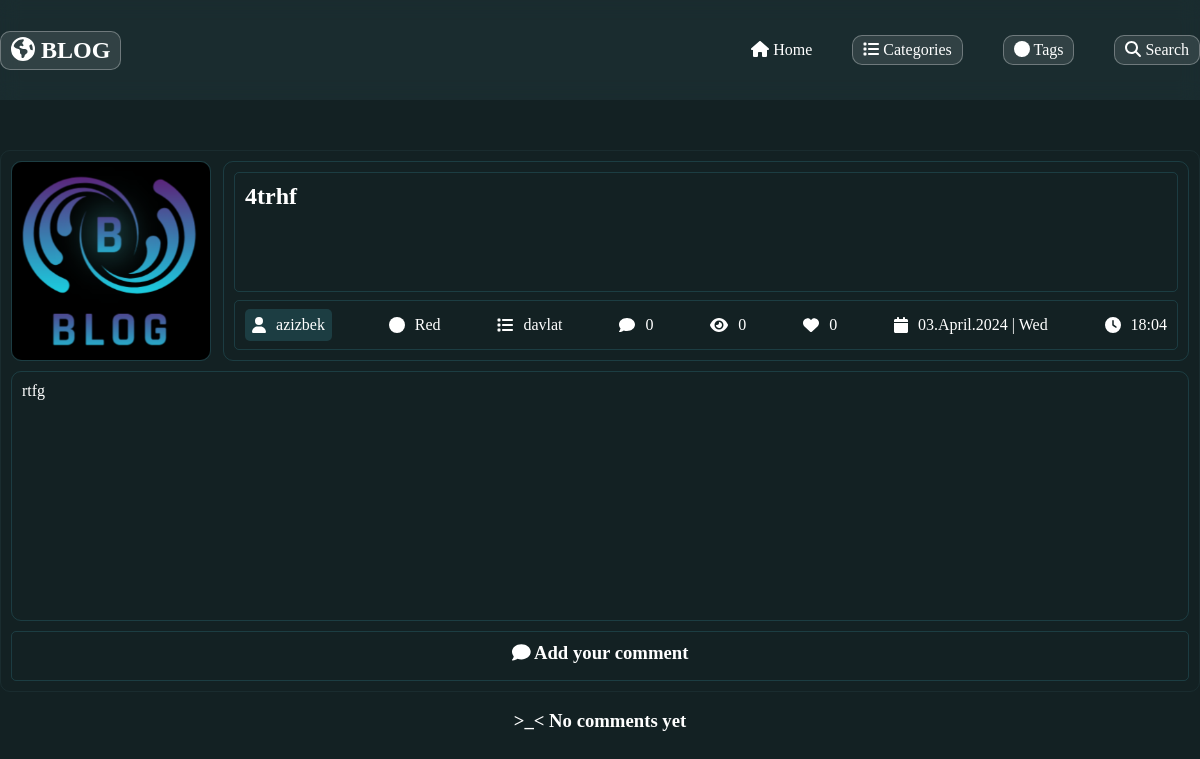
/details/28, run on an earlier commit of the app's database.
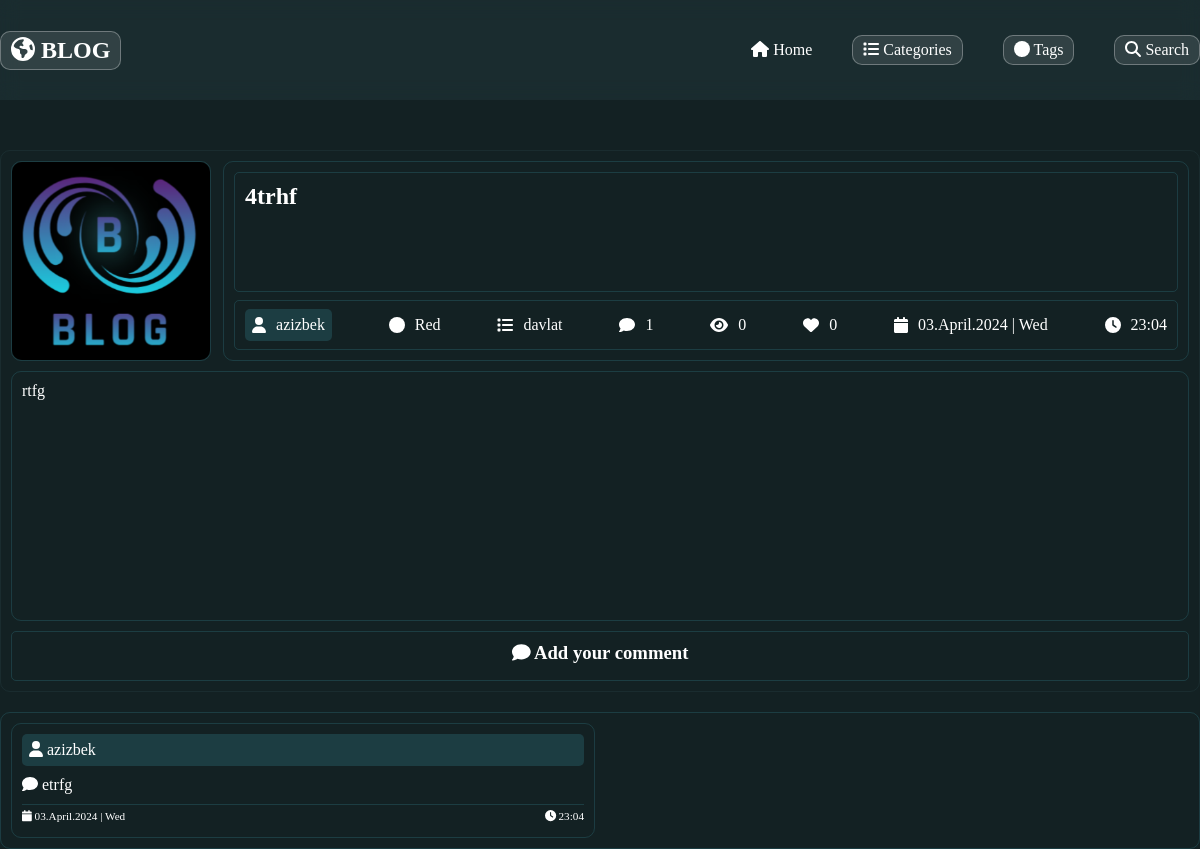
And on a later commit of the database.
### main_app/models.py (models this page shows, shortened)
class Article(models.Model):
    title = models.CharField(max_length=100)
    content = models.TextField()
    date = models.DateField(auto_now_add=True)
    author = models.ForeignKey('auth.User', on_delete=models.CASCADE)
    image   = models.ImageField(blank=True , upload_to="blog/")
    updated = models.DateTimeField(auto_now=True)
    likes = models.IntegerField(default=0)
    comments = models.IntegerField(default=0)
    views = models.IntegerField(default=0)
    category = models.ForeignKey(Categories, on_delete=models.CASCADE)
    tag = models.ForeignKey(Tags, on_delete=models.CASCADE)

class Tags(models.Model):
    name = models.CharField(max_length=100)
    def __str__(self):
        return str(self.name)

class Categories(models.Model):
    name = models.CharField(max_length=100)
    def __str__(self):
        return str(self.name)

class Comment(models.Model):
    comment = models.TextField()
    date = models.DateTimeField(auto_now_add=True)
    author = models.ForeignKey('auth.User', on_delete=models.CASCADE)
    article = models.ForeignKey(Article, on_delete=models.CASCADE)

### main_app/views.py (the view)
# urls.py: path("details/<id>", views.details, name="details"),
def details(request, id):
    article = Article.objects.get(id=id)
    comments = Comment.objects.filter(article=article)
    data = {"article": article,
            "comments": comments}
    return render(request, "detail.html", context=data)

### templates/detail.html (shortened to what this page needs)
{% extends "wrapper.html" %}
{% block context_index %}
<div class="container">
    <div class="main_article_wrapper">
        <div class="image_title_wrapper">
            <div class="detail_article_image">
                <img src="{{ article.image.url }}" alt="">
            </div>
            <div class="detail_article_title">
                <div class="article_title_block">
                    <h2>
                        {{ article.title }}
                    </h2>
                </div>
                <div class="article_information_block">
                    <div class="article_author">
                        <i class="fa-solid fa-user"></i>
                        <p>{{ article.author }}</p>
                    </div>
                    <div>
                        <i class="fa-solid fa-circle"></i>
                        <p>{{ article.tag }}</p>
                    </div>
                    <div>
                        <i class="fa-solid fa-list"></i>
                        <p>{{ article.category }}</p>
                    </div>
                    <div>
                        <i class="fa-solid fa-comment"></i>
                        <p>{{ article.comments }}</p>
                    </div>
                    <div>
                        <i class="fa-solid fa-eye"></i>
                        <p>{{ article.views }}</p>
                    </div>
                    <div>
                        <i class="fa-solid fa-heart"></i>
                        <p>{{ article.likes }}</p>
                    </div>
                    <div>
                        <i class="fa-solid fa-calendar"></i>
                        <p>{{ article.updated | date:"d.N.Y | D"}}</p>
                    </div>
                    <div>
                        <i class="fa-solid fa-clock"></i>
                        <p>{{ article.updated | date:"H:m"}}</p>
                    </div>
                </div>
            </div>
        </div>
        <div class="main_content_block">
            {{ article.content }}
        </div>
        <div class="add_comment">
            <h3><i class="fa-solid fa-comment"></i> Add your comment</h3>
        </div>
    </div>
    {% if comments %}
    <div class="comment_wrapper">
        {% for i in comments %}
        <div class="comment">
            <div class="comment_author article_author">
                <i class="fa-solid fa-user"></i> {{ i.author }}
            </div>
            <div class="comment_body">
                <p>
                    <i class="fa-solid fa-comment"></i>
                    {{ i.comment }}
                </p>
            </div>
            <div class="comment_date">
                <p>
                    <i class="fa-solid fa-calendar"></i>
                    {{ i.date | date:"d.N.Y | D" }}
                </p>
                <p>
                    <i class="fa-solid fa-clock"></i>
                    {{ i.date | date:"H:m" }}
                </p>
            </div>
        </div>
        {% endfor %}
    </div>
    {% else %}
    <br>
    <center>
        <h3>>_< No comments yet</h3>
    </center>
    <br><br>
    {% endif %}
</div>
{% endblock context_index %}

What changed in the data, as far as the page shows it:
changed Article "4trhf": comments "0" → "1"; updated "18:04" → "23:04"
added Comment: author "azizbek", comment "etrfg", date|D "03.April.2024 | Wed", date "23:04"
Also different on the page:
text no longer shown: ">_< No comments yet"
